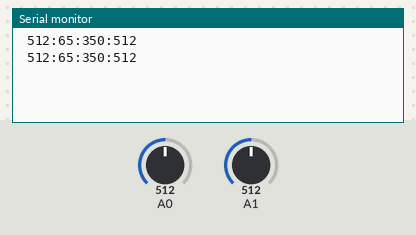
The sketch below on a simulated Arduino Uno, built with avr-gcc and run on an emulated ATmega328P. On the bench: the last lines printed to the serial monitor. The test bench sets the inputs (shaded band); at power-on: A0 = 512, A1 = 512.

Above: at 3.8 s.
3.9 s: A0 set to 390
At 7.1 s:
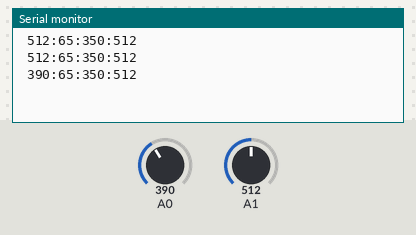
7.9 s: A1 set to 340
At 10.1 s:
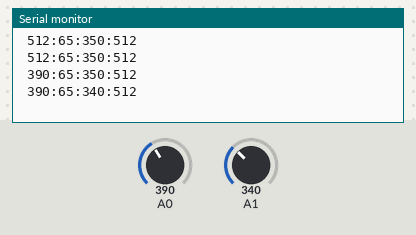
11.9 s: A0 set to 410
At 13.0 s:
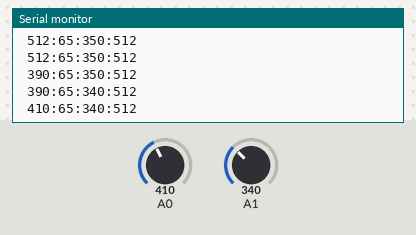
15.9 s: A1 set to 306
At 18.9 s:
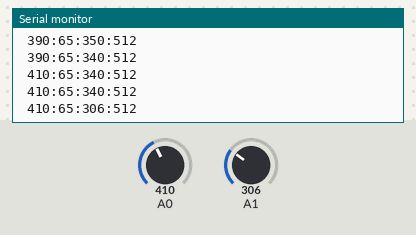
Timing chart, 0 to 20.4 s (numbered marks = the images above; inputs shaded):
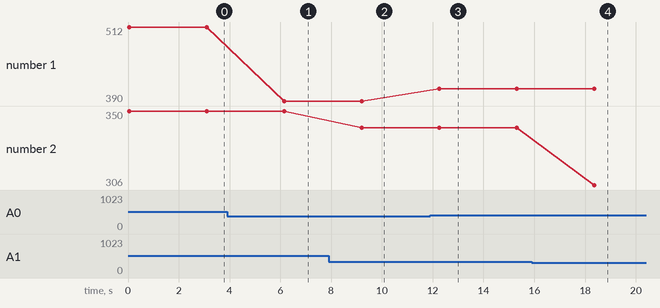

The sketch:

proyecto.ino
```cpp
//variable de recepcion de datos y cariables de control de elevacion
int option;
int ruido=0;
int dato =0;
int sensor1 =0;
int sensor2 =0;
int sensor3 =0;
void setup()
{
 //asignacion de comunicacion de datos entre arduino y antena bt
  Serial.begin(9600);
}
void loop()
{
  dato = analogRead(A1); //gas
  ruido = analogRead(A0);//ruido

  if(dato>=56 && dato<=65)
  {
  sensor1=dato;
  delay(50);
  }

 //dioxido de carbono
  if(dato>=74 && dato<=350)
  {
  sensor2=dato;
  delay(50);
  }


  //gas propano y butano
  if(dato>=400)
  {
  sensor3=dato;
  sensor2=350;
  sensor1=65;
  delay(50);
  }

  Serial.println(String(" ")+String(ruido)+":"+String(sensor1)+":"+String(sensor2)+":"+String(sensor3));
  delay(3000);

}
```

Measured:
- after the input at 3.9 s, the serial monitor: prints a new line after 2.3 s (image 1)
- after the input at 7.9 s, the serial monitor: prints a new line after 1.3 s (image 2)
- after the input at 11.9 s, the serial monitor: prints a new line after 0.35 s (image 3)
- after the input at 15.9 s, the serial monitor: prints a new line after 2.5 s (image 4)
- plotted number 1: 512 → 390 after the input at 3.9 s, 390 → 410 after the input at 11.9 s
- plotted number 2: 350 → 340 after the input at 7.9 s, 340 → 306 after the input at 15.9 s
